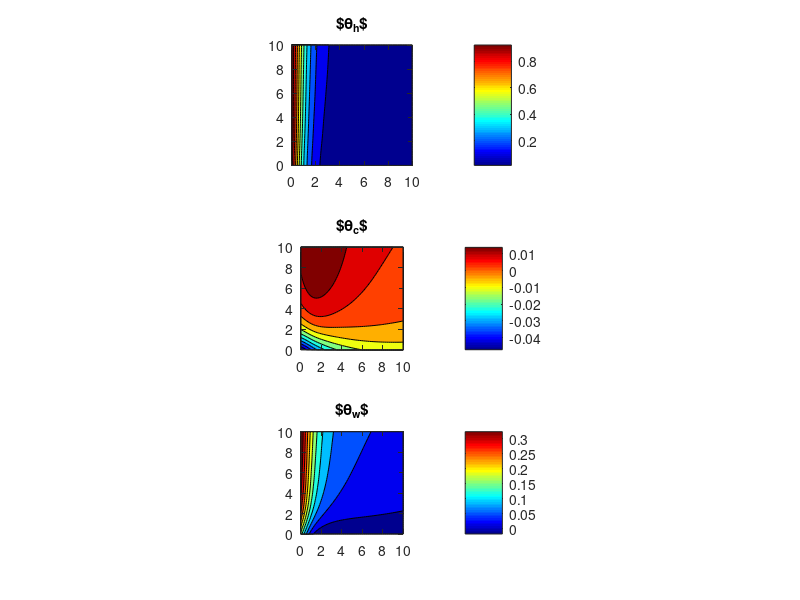
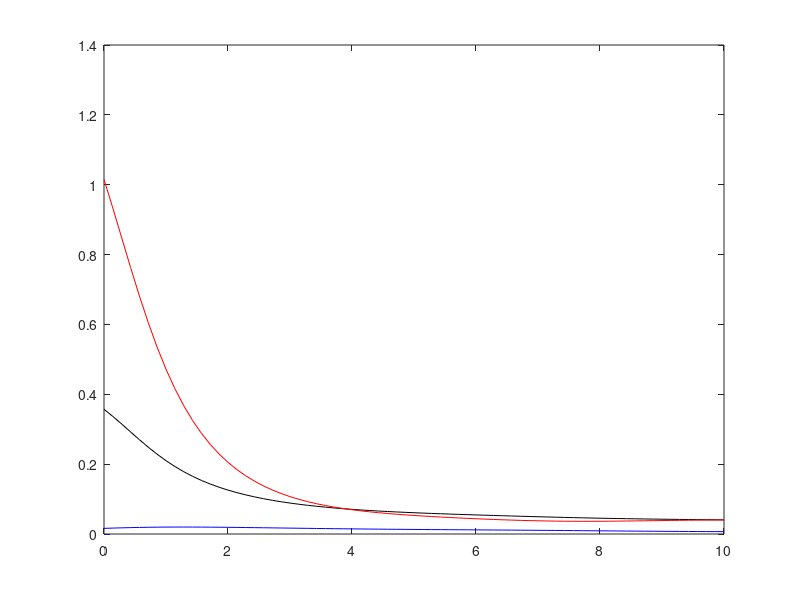

MATLAB code to generate these figures, in order:
clear; clc; close all
% plot HX results


sol = importdata('test.dat');
data = sol.data;

x = data(:,1);
t = data(:,2);
theta_w = data(:,3);
theta_h = data(:,4);
theta_c = data(:,5);

figure(2)
n = 10;
plot(data(abs(data(:,2))==n,1),data(abs(data(:,2))==n,3),'-k')
hold on
plot(data(abs(data(:,2))==n,1),data(abs(data(:,2))==n,4),'-r')
plot(data(abs(data(:,2))==n,1),data(abs(data(:,2))==n,5),'-b')

figure(1)
subplot(3,1,1)
nx = 50 ; nt = 50;
[X,Y] = meshgrid(linspace(min(x),max(x),nx),linspace(min(t),max(t),nt)) ;
z = theta_h;
Z =griddata(x,t,z,X,Y) ;
[p1,p2] = contourf(X,Y,Z);
title('$\theta_h$')
hold on
colormap jet
colorbar;
axis equal 

subplot(3,1,2)
[X,Y] = meshgrid(linspace(min(x),max(x),nx),linspace(min(t),max(t),nt)) ;
z = theta_c;
Z =griddata(x,t,z,X,Y) ;
[p1,p2] = contourf(X,Y,Z);
title('$\theta_c$')
hold on
colormap jet
colorbar;
axis equal 

subplot(3,1,3)
[X,Y] = meshgrid(linspace(min(x),max(x),nx),linspace(min(t),max(t),nt)) ;
z = theta_w;
Z =griddata(x,t,z,X,Y) ;
[p1,p2] = contourf(X,Y,Z);
title('$\theta_w$')
hold on
colormap jet
colorbar;
axis equal 

% 
% yp = 0.5;
% [idy,~]=find(abs(Y(:,1)-yp)<1e-4);
% figure(2)
% plot(X(1,:),Z(idy,:))
% hold on
% axis equal
% 
% 
% z = u;
% nx = 501 ; ny = 501;
% [X,Y] = meshgrid(linspace(min(x),max(x),nx),linspace(min(y),max(y),ny)) ;
% Z =griddata(x,y,z,X,Y) ;
% 
% xp = 0.5;
% [~,idx]=find(abs(X(1,:)-xp)<1e-4);
% figure(3)
% plot(Z(:,idx),Y(:,idx))
% hold on
% axis equal